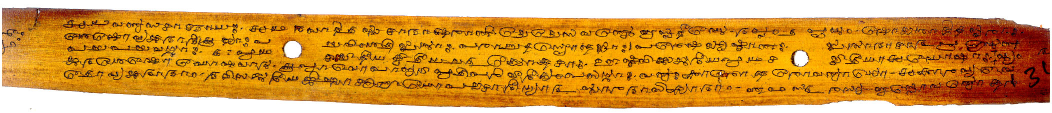
#> input picture ImageSegmenter.orig/1.jpg, 2104 x 226 px, found by its file name (shown at 1/2 size)
$ python example_with_skew_correction.py
#> lines starting #> are read from the running program, lines starting #| are printed output that depends on the picture

import cv2
import prep2


img1 = cv2.imread('1.jpg',0)
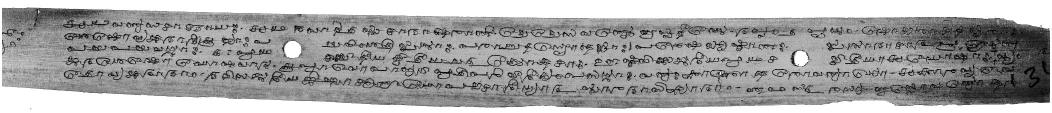
#> img1: shape (226, 2104) (shown at 1/2 size); min 0, max 255, mean 163.6
cv2.imshow('Output0',img1)
#> (the run stopped early here; a loop or call above may not have finished)
